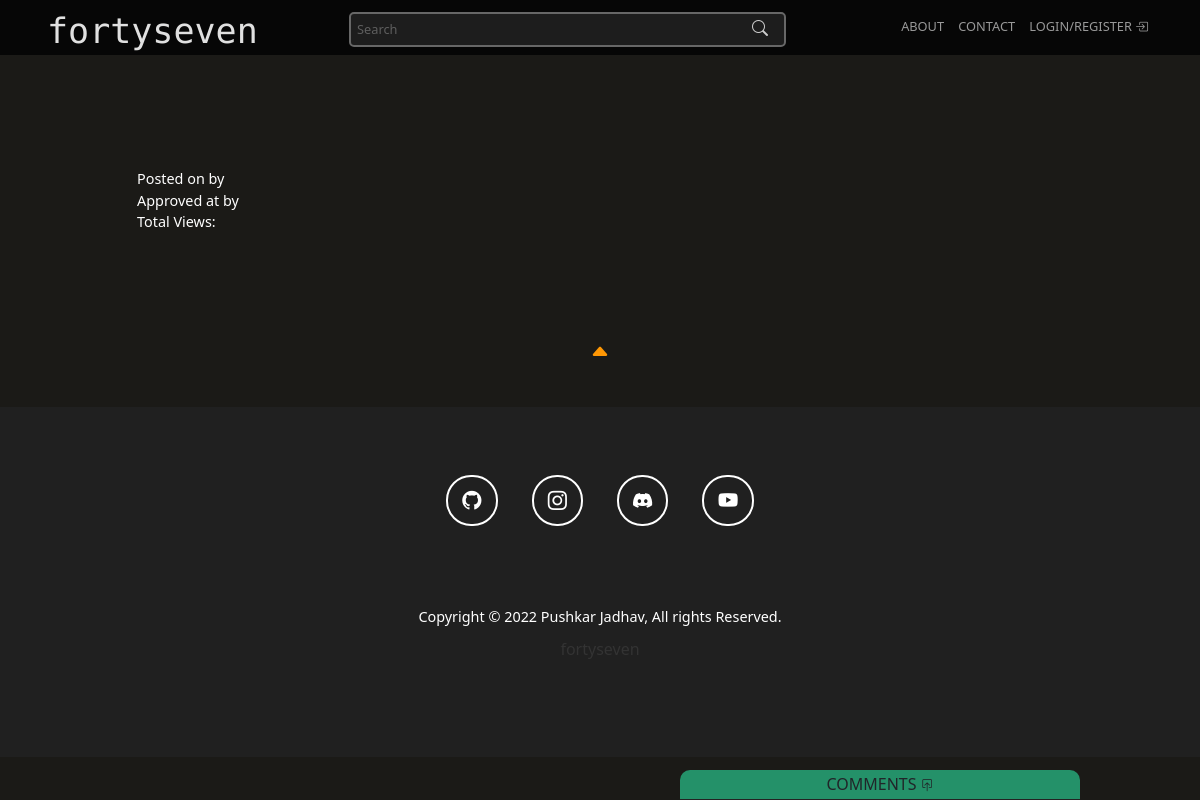
Page /blogDetail/create-your-own-email-sending-keylogger-for-windows-with-pythong1saz on the earlier database version.
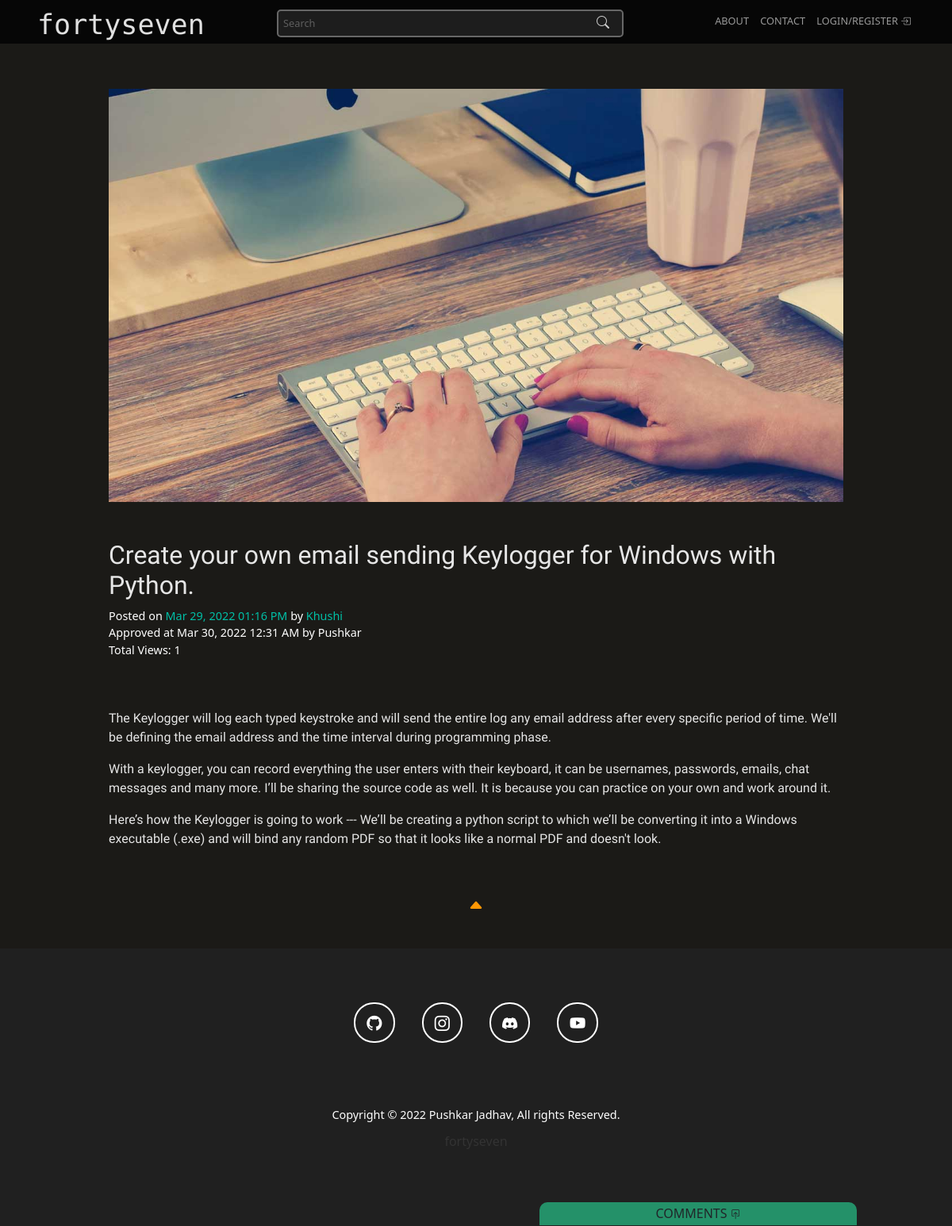
Same page on the later database version.
### blogs/models.py (models this page shows, shortened)
class Blog(models.Model):
    title = models.CharField(max_length=1000)
    gist = models.CharField(max_length=1000)
    content = FroalaField()
    slug = models.SlugField(max_length=1000, null=True, blank=True)
    image = models.ImageField(null=True, blank=True, upload_to='blogs')
    user = models.ForeignKey(User, blank=True , null=True , on_delete=models.CASCADE)
    created_at = models.DateTimeField(auto_now_add=True)
    upload_to = models.DateTimeField(auto_now=True)
    is_approved = models.BooleanField(default=False)
    approved_at = models.CharField(max_length=255, null=True, blank=True)
    approved_by = models.CharField(max_length=255, null=True, blank=True)
    views = models.ManyToManyField(ViewsModel, related_name="post_views", blank=True)
    def total_views(self):
        return self.views.count()

### blogs/views.py (the view)
# urls.py: path('blogDetail/<slug>', views.blog_detail, name='blog-detail'),
def blog_detail(request, slug):
    context = {}
    ip = get_ip(request)
    try:
        blog_obj = Blog.objects.filter(slug = slug).first()
        context['blogs_obj'] = blog_obj
        if not ViewsModel.objects.filter(total_visits = ip).exists():
            ViewsModel.objects.create(total_visits = ip)
            blog_obj.views.add(ViewsModel.objects.get(total_visits = ip))
        else:
            blog_obj.views.add(ViewsModel.objects.get(total_visits = ip))
        comments = BlogComment.objects.filter(post=blog_obj)
        context['comments'] = comments
        context['approvedAt'] = blog_obj.approved_at
        context['approvedBy'] = blog_obj.approved_by
    except Exception as e:
        print(e)
    return render(request, 'blog-detail.html', context)

### blogs/helpers.py (called while the page is built)
def get_ip(request):
    x_forwarded_for = request.META.get('HTTP_X_FORWARDED_FOR')
    if x_forwarded_for:
        print ("returning FORWARDED_FOR")
        ip = x_forwarded_for.split(',')[-1].strip()
    elif request.META.get('HTTP_X_REAL_IP'):
        print ("returning REAL_IP")
        ip = request.META.get('HTTP_X_REAL_IP')
    else:
        print ("returning REMOTE_ADDR")
        ip = request.META.get('REMOTE_ADDR')
    return ip

### template/blog-detail.html (shortened to what this page needs)
{% extends 'base.html' %}
{% load static %}
{% block start %}
<section>
    <div class="container indBlog-container">
        <div class="row editRow">
            <div class="col-lg-1"></div>
            <div class="col-lg-10">
            </div>
        </div>
        <div class="row text-center">
            <div class="col-xl-10 mx-auto"><img class="img-fluid mb-5" src="/media/{{blogs_obj.image}}" alt=""></div>
        </div>
        <div class="row">
            <div class="col-xl-10 col-lg-10 mx-auto">
                <div class="text-heading">
                    <h2>{{blogs_obj.title|safe}}</h2>
                </div>
                <div class="auth-details">
                    <p>Posted on <span>{{blogs_obj.created_at|date:"M d, Y"}} {{blogs_obj.created_at|time:"h:i A"}}</span> by <span>{{blogs_obj.user.first_name}}</span></p>
                    <p>Approved at {{approvedAt}} by {{approvedBy}}</p>
                    <p>Total Views: {{blogs_obj.total_views}}</p>
                </div>
                <div class="text-content">
                    {{blogs_obj.content|safe}}
                </div>
            </div>
        </div>
    </div>
</section>
<div class="chatbar" id="chatbar">
    <div>
        <h6 id="chtHead">COMMENTS <i class="bi bi-box-arrow-in-up"></i></h6>
    </div>
</div>
{% endblock %}

### template/base.html (shortened to what this page needs)
<!doctype html>
<html lang="en">
<head>
  {% load static %}
  <link rel="stylesheet" type="text/css" href="{% static 'styles/blog-styles.css' %}">
  <link href="https://cdn.jsdelivr.net/npm/bootstrap@5.0.2/dist/css/bootstrap.min.css" rel="stylesheet"
>
  <link rel="stylesheet" href="https://cdn.jsdelivr.net/npm/bootstrap-icons@1.8.1/font/bootstrap-icons.css">
  <link rel="stylesheet" href="https://cdn.jsdelivr.net/gh/devicons/devicon@v2.14.0/devicon.min.css">
</head>
<body>
  <div id="navbar">
    <div class="container">
      <div class="row">
        <div class="col-lg-2 col-md-2 brand">
          <div class="heading-text">
            <a href="/">
              <h1>fortyseven</h1>
            </a>
          </div>
        </div>
        <div class="col-lg-6 col-md-6 col-12 searchBar">
          <form action="{% url 'blogs:search-page' %}" id="search-bar" method="GET">
            <input id="serchField" name="search" type="text" placeholder="Search">
            <button type="submit"><i class="bi bi-search"></i></button>
          </form>
        </div>
        <div class="col-lg-4 col-sm-4 nav-contents">
            <a href="{% url 'blogs:about' %}">ABOUT</a>
          <a href="{% url 'blogs:contact' %}">CONTACT</a>
          {% if request.user.is_authenticated %}
          <div class="dropdown">
            <button class="btn btn-secondary" type="button" id="dropdownMenuButton2" data-bs-toggle="dropdown"
              aria-expanded="false">
              {% if request.user.profile.profilePicture %}
              <div class="profileImg" style="background-image: url('{{request.user.profile.profilePicture.url}}');">
                {% else %}
                <div class="profileImg">
                  {% endif %}
                </div>
            </button>
            <style>
              .profileImg {
                background-image: url("{% static 'img/blog-assests/default-profile-img.svg' %}");
              }
            </style>
            <ul class="dropdown-menu dropdown-menu-dark" aria-labelledby="dropdownMenuButton2">
              <li><a class="dropdown-item" href="{% url 'blogs:my-profile' %}">Profile</a></li>
              {% if request.user.is_staff and request.user.is_superuser %}
                <li><a class="dropdown-item" href="{% url 'blogs:my-blogs' %}">My Blogs</a></li>
                <li><a class="dropdown-item" href="{% url 'blogs:add-blog' %}">Add Blogs</a></li>
                <li><a class="dropdown-item" href="{% url 'blogs:admin-panel' %}">Admin Panel</a></li>
              {% elif request.user.is_staff %}
                <li><a class="dropdown-item" href="{% url 'blogs:my-blogs' %}">My Blogs</a></li>
                <li><a class="dropdown-item" href="{% url 'blogs:add-blog' %}">Add Blogs</a></li>
              {% endif %}
              <li>
                <hr class="dropdown-divider">
              </li>
              <li><a class="dropdown-item" href="{% url 'blogs:logout-view' %}">Logout</a></li>
            </ul>
          </div>
          {% else %}
            <a class="btnLoginLogout" href="{% url 'blogs:login' %}">LOGIN/REGISTER <i
              class="bi bi-box-arrow-in-right"></i></a>
          {% endif %}
        </div>
      </div>
    </div>
  </div>
  {% block start %}
  {% endblock %}
  <div class="container">
    <div class="row">
      <div class="bouncer">
        <a class="btn-bounce bounce" href="#navigate-top"><i class="bi bi-caret-up-fill"></i></a>
      </div>
    </div>
  </div>
  <footer class="">
    <div class="container footer-container">
      <div class="row icons-row">
        <section class="mb-12 icon-sec">
          <a class="btn-footer" href="#!" role="button"><i class="bi bi-github"></i></a>
          <a class="btn-footer" href="#!" role="button"><i class="bi bi-instagram"></i></a>
          <a class="btn-footer" href="#!" role="button"><i class="bi bi-discord"></i></a>
          <a class="btn-footer" href="#!" role="button"><i class="bi bi-youtube"></i></a>
        </section>
      </div>
      <div class="row copyright">
        <p>Copyright ©
          <script>document.write(new Date().getFullYear());</script> Pushkar Jadhav, All rights Reserved.
        </p>
      </div>
      <div class="row">
        <div class="footer-text">
          <a href="{% url 'portfolio:portfolio' %}">fortyseven</a><br>
        </div>
      </div>
    </div>
  </footer>
</body>
</html>

### static/styles/blog-styles.css (style rules this page uses)
body, html { background-color: #1B1A17 !important; font-family: 'Roboto', sans-serif; }
html { scroll-behavior: smooth !important; }
#navbar { background-color: rgba(6, 6, 6, 0.950); position: fixed; z-index: 1000; width: 100%; height: 55px; transition: top 0.3s ease; }
.searchBar { text-align: right; opacity: 0.8; }
.searchBar button { background: none; border: none; margin-left: -3em; color: white; padding: 4px 10px 5px 10px; transition: all 0.3s ease-in-out; }
.searchBar input { margin-top: 12px; }
.nav-contents { position: relative; text-align: end; padding: 13px; }
.nav-contents a { text-decoration: none; color: #999999; font-size: 0.8em; transition: all 0.2s ease-in-out; font-weight: 500; margin-right: 10px; }
.heading-text { text-align: left; padding: 5px; margin-top: 5px; }
.heading-text a { text-decoration: none; }
.heading-text h1 { color: #e0e0e0; font-family: 'Libre Barcode 39 Text'; font-size: 35px; }
.bouncer { text-align: center; z-index: 3; }
.btn-bounce { color: #FF9704; font-size: 20px; margin: 40px; display: inline-block; transition: all ease-in 0.3s; -webkit-transition: all ease-in 0.3s; -moz-transition: all ease-in 0.3s; }
.bounce { -webkit-border-radius: 50%; -moz-border-radius: 50%; -ms-border-radius: 50%; border-radius: 50%; animation: bounce 2s infinite; -webkit-animation: bounce 2s infinite; -moz-animation: bounce 2s infinite; -o-animation: bounce 2s infinite; }
input { width: 80%; font-size: 0.8em !important; padding: 6px; border: 2px solid grey; border-radius: 5px; background-color: #232323; margin-top: 20px; color: #e0e0e0; }
.editRow { text-align: end; min-height: 7em; }
.text-content p { font-family: 'Cousine', monospace !important; color: #E6E6E6 !important; }
.img-fluid { width: 100%; }
.text-heading h2 { font-family: 'Cousine', monospace !important; color: #E6E6E6 !important; }
.auth-details { display: block; margin-bottom: 4em; color: white; }
.auth-details p { font-size: 0.9em; margin-bottom: 0px; }
.auth-details span { color: #00BFA6; font-weight: 500; }
.chatbar { text-align: center; border-top-left-radius: 10px; border-top-right-radius: 10px; position: fixed; background-color: #249169; width: 25em; height: 30px; bottom: 0%; right: 10%; transition: all 0.5s ease-in-out; z-index: 5; }
.chatbar h6 { padding: 5px; }
.chatbar i { font-size: 0.8em; }
footer { height: 350px; background-color: rgb(32, 32, 32); }
.btn-footer { margin: 15px !important; }
.icon-sec { margin-top: 60px !important; margin-bottom: 60px; text-align: center; padding: 20px; }
.icon-sec a { font-size: 1.2em; color: white; border: 2px solid white; border-radius: 25px; padding: 10px 14px; transition: all 0.3s ease-in-out; }
.copyright { text-align: center; color: white; }
.copyright p { padding: 10px; font-size: 0.9em; margin: 0px !important; }
.footer-text { margin-bottom: 60px; text-align: center; }
.footer-text a { color: #333; text-decoration: none; font-size: 16px; transition: all ease 0.5s; -webkit-transition: all ease 0.5s; -moz-transition: all ease 0.5s; }

Differences in the rows shown:
now on this page (row edited): Blog: image (picture), title "Create your own email sending Keylogger for Windows with Python.", created_at "Mar 29, 2022", created_at "01:16 PM", user.first_name "Khushi", approved_at "Mar 30, 2022 12:31 AM", approved_by "Pushkar", total_views "1", content "The Keylogger will log each typed keystroke and will send the entire log any email address after every specific period of time. We'll be defining the email address and the time interval during programming phase. With a keylogger, you can record everything the user enters with their keyboard, it can be usernames, passwords, emails, chat messages and many more. I’ll be sharing the source code as well. It is because you can practice on your own and work around it. Here’s how the Keylogger is going to work --- We’ll be creating a python script to which we’ll be converting it into a Windows executable (.exe) and will bind any random PDF so that it looks like a normal PDF and doesn't look."
